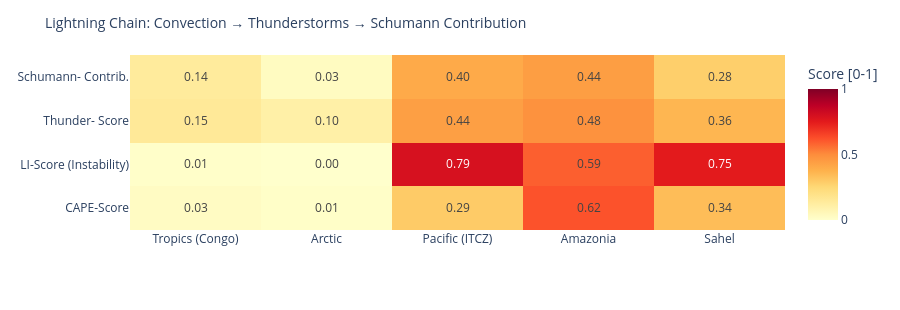

Here is the notebook cell this chart was saved with:
### Code cell
# ============================================================
# LIGHTNING CHAIN: Convection → Thunderstorms → Schumann
# Shows the causal chain per measurement point as heatmap
# ============================================================

def cape_score(v):
    """CAPE → normalized score [0,1]"""
    if v is None or pd.isna(v): return 0.0
    return min(1.0, float(v) / 3000)

def li_score(v):
    """Lifted Index: negative = unstable → score [0,1]"""
    if v is None or pd.isna(v): return 0.3
    return min(1.0, max(0.0, (-float(v) + 6) / 12))

def cloud_score(v):
    if v is None or pd.isna(v): return 0.3
    return float(v) / 100

def thunder_score(row):
    """Kombinierter Gewitterwahrscheinlichkeits-Score
    CAPE + LI + Bedeckung + WMO-Gewitter + konvektiver Niederschlag (showers)
    Hinweis: X-Ray und Kp sind kein Bestandteil – nur geomagn./solarer Kontext.
    """
    cs = cape_score(row.get('cape'))
    ls = li_score(row.get('li'))
    cl = cloud_score(row.get('cloud'))
    t  = 1.0 if row.get('thunderstorm') else 0.0
    # Convective precipitation (showers) as additional indicator
    sh = min(1.0, (row.get('showers') or 0) / 5.0)
    return round(cs * 0.30 + ls * 0.25 + cl * 0.15 + t * 0.20 + sh * 0.10, 3)

def schumann_contribution(t_score, lat):
    """Schumann contribution: higher in tropics (±30°), scaled by thunderstorm score"""
    lat_weight = max(0.3, 1.0 - abs(lat) / 60)
    return round(t_score * lat_weight, 3)

df_atm['cape_score']   = df_atm.apply(lambda r: cape_score(r['cape']), axis=1)
df_atm['li_score']     = df_atm.apply(lambda r: li_score(r['li']),    axis=1)
df_atm['thunder_score']= df_atm.apply(lambda r: thunder_score(r.to_dict()), axis=1)
df_atm['schumann_contribution'] = df_atm.apply(
    lambda r: schumann_contribution(r['thunder_score'], r['lat']), axis=1)

metrics = ['cape_score', 'li_score', 'thunder_score', 'schumann_contribution']
labels  = ['CAPE-Score', 'LI-Score\n(Instability)', 'Thunder-\nScore', 'Schumann-\nContrib.']
z_data  = [df_atm[m].tolist() for m in metrics]

fig = go.Figure(go.Heatmap(
    z=z_data,
    x=df_atm['point'].tolist(),
    y=labels,
    colorscale='YlOrRd',
    zmin=0, zmax=1,
    text=[[f'{v:.2f}' for v in row] for row in z_data],
    texttemplate='%{text}', textfont=dict(size=12),
    colorbar=dict(title='Score [0-1]')
))
fig.update_layout(
    title=dict(text='Lightning Chain: Convection → Thunderstorms → Schumann Contribution', font=dict(size=14)),
    height=310,
    plot_bgcolor='rgba(0,0,0,0)', paper_bgcolor='rgba(0,0,0,0)',
    margin=dict(l=130, r=80, t=55, b=80)
)
fig.show()

### Figure 1 — Plotly figure (JSON) as saved in the notebook; plotly's stock layout.template omitted (floating-point values rounded to 4 significant figures)
{"data": [{"colorbar": {"title": {"text": "Score [0-1]"}}, "colorscale": [[0.0, "rgb(255,255,204)"], [0.125, "rgb(255,237,160)"], [0.25, "rgb(254,217,118)"], [0.375, "rgb(254,178,76)"], [0.5, "rgb(253,141,60)"], [0.625, "rgb(252,78,42)"], [0.75, "rgb(227,26,28)"], [0.875, "rgb(189,0,38)"], [1.0, "rgb(128,0,38)"]], "text": [["0.03", "0.01", "0.29", "0.62", "0.34"], ["0.01", "0.00", "0.79", "0.59", "0.75"], ["0.15", "0.10", "0.44", "0.48", "0.36"], ["0.14", "0.03", "0.40", "0.44", "0.28"]], "textfont": {"size": 12}, "texttemplate": "%{text}", "type": "heatmap", "x": ["Tropics (Congo)", "Arctic", "Pacific (ITCZ)", "Amazonia", "Sahel"], "y": ["CAPE-Score", "LI-Score\n(Instability)", "Thunder-\nScore", "Schumann-\nContrib."], "z": [[0.02667, 0.01, 0.2933, 0.6167, 0.34], [0.008333, 0.0, 0.7917, 0.5917, 0.75], [0.148, 0.104, 0.438, 0.483, 0.361], [0.138, 0.031, 0.401, 0.443, 0.283]], "zmax": 1, "zmin": 0}], "layout": {"height": 310, "margin": {"b": 80, "l": 130, "r": 80, "t": 55}, "paper_bgcolor": "rgba(0,0,0,0)", "plot_bgcolor": "rgba(0,0,0,0)", "title": {"font": {"size": 14}, "text": "Lightning Chain: Convection → Thunderstorms → Schumann Contribution"}}}
